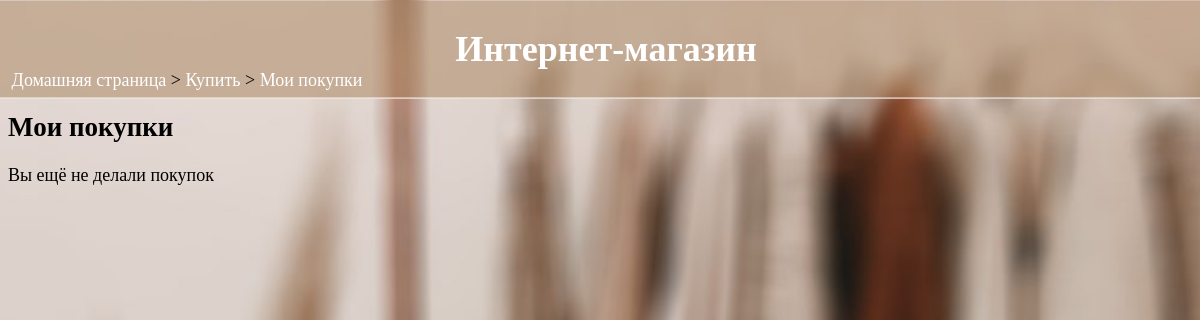
The app's page /buy/purchases/ (signed in), older data.
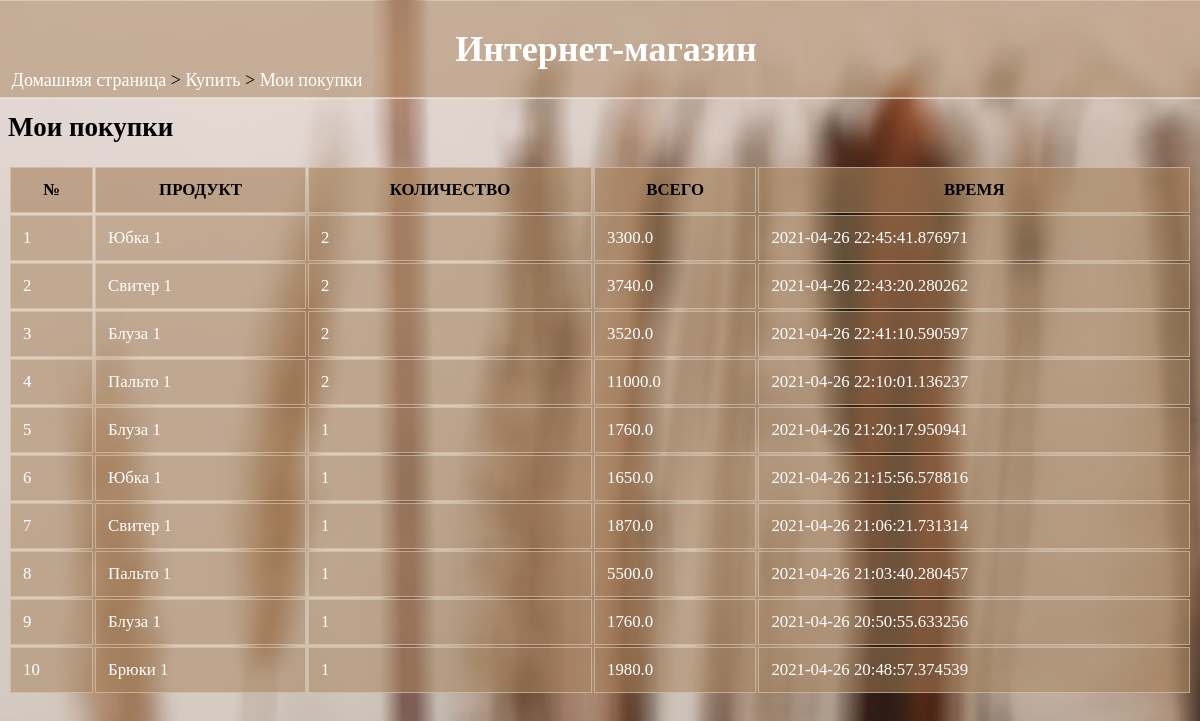
The same page, newer data.
### data/orders.py (models this page shows)
class Order(SqlAlchemyBase):
    __tablename__ = 'orders'
    orderID = sqlalchemy.Column(sqlalchemy.Integer, primary_key=True, autoincrement=True)
    custID = sqlalchemy.Column(sqlalchemy.Integer, sqlalchemy.ForeignKey("users.custID"))
    prodID = sqlalchemy.Column(sqlalchemy.Integer, sqlalchemy.ForeignKey("product.prodID"))
    quantity = sqlalchemy.Column(sqlalchemy.Integer)
    date = sqlalchemy.Column(sqlalchemy.DateTime, default=datetime.datetime.now)
    cost_price = sqlalchemy.Column(sqlalchemy.Float)
    sell_price = sqlalchemy.Column(sqlalchemy.Float)
    status = sqlalchemy.Column(sqlalchemy.Integer)

### data/product.py (models this page shows)
class Product(SqlAlchemyBase, UserMixin):
    __tablename__ = 'product'
    prodID = sqlalchemy.Column(sqlalchemy.Integer, primary_key=True, autoincrement=True)
    name = sqlalchemy.Column(sqlalchemy.String)
    quantity = sqlalchemy.Column(sqlalchemy.Integer)
    category = sqlalchemy.Column(sqlalchemy.String)
    cost_price = sqlalchemy.Column(sqlalchemy.Float)
    sell_price = sqlalchemy.Column(sqlalchemy.Float)
    description = sqlalchemy.Column(sqlalchemy.String)
    sellID = sqlalchemy.Column(sqlalchemy.Integer, sqlalchemy.ForeignKey("sellers.sellID"))

### shop.py (the view)
@app.route("/buy/purchases/")
def my_purchases():
    if 'userid' not in session:
        return redirect(url_for('home'))
    if session['type'] == "Seller":
        abort(403)
    res = customer_purchases(session['userid'])
    return render_template('my_purchases.html', purchases=res)

### data/db_session.py (called while the page is built)
def create_session() -> Session:
    global __factory
    return __factory()

### shop.py (called while the page is built)
def customer_purchases(custID):
    res = []
    db_sess = db_session.create_session()
    o = db_sess.query(Order.prodID, Product.name, Order.quantity, Order.sell_price,
                      Order.date).filter(Order.prodID == Product.prodID, Order.custID == custID,
                                    Order.status == 'RECIEVED').order_by(Order.date.desc()).all()
    if len(o) != 0:
        for i in o:
            res.append(i)
        return res
    else:
        res = ''
        return res

### templates/my_purchases.html (shortened to what this page needs)
<html>
<head>
  <link rel="stylesheet" href="{{url_for('static', filename='main.css')}}">
</head>
<body>
  <div class="sticky">
    <h1>Интернет-магазин</h1>
  </div>
  <div class="nav">
    <p><a href="/">Домашняя страница</a> > <a href="/buy">Купить</a> > <a href="">Мои покупки</a></p>
  </div>
  <h2>Мои покупки</h2>
  {% if purchases|length==0 %}
  <p>Вы ещё не делали покупок</p>
  {% else %}
  <table>
    <tr>
      <th>№</th><th>ПРОДУКТ</th><th>КОЛИЧЕСТВО</th><th>ВСЕГО</th><th>ВРЕМЯ</th>
    </tr>
    {% set cnt={'val':1} %}
    {% for i in purchases %}
    <tr>
      <td>{{cnt['val']}}</td><td><a href="/viewproduct/{{i[0]}}">{{i[1]}}</a></td><td>{{i[2]}}</td>
      <td>{{i[3]}}</td><td>{{i[4]}}</td>
    </tr>
    {% endfor %}
  </table>
  {% endif %}
</body>
</html>

Row changes from the older to the newer data that the page shows:
added Order: val "1", name "Юбка 1", quantity "2", sell_price "3300.0", date "2021-04-26 22:45:41.876971"
added Order: val "2", name "Свитер 1", quantity "2", sell_price "3740.0", date "2021-04-26 22:43:20.280262"
added Order: val "3", name "Блуза 1", quantity "2", sell_price "3520.0", date "2021-04-26 22:41:10.590597"
added Order: val "4", name "Пальто 1", quantity "2", sell_price "11000.0", date "2021-04-26 22:10:01.136237"
added Order: val "5", name "Блуза 1", quantity "1", sell_price "1760.0", date "2021-04-26 21:20:17.950941"
added Order: val "6", name "Юбка 1", quantity "1", sell_price "1650.0", date "2021-04-26 21:15:56.578816"
added Order: val "7", name "Свитер 1", quantity "1", sell_price "1870.0", date "2021-04-26 21:06:21.731314"
now on this page (row edited): Order: val "8", name "Пальто 1", quantity "1", sell_price "5500.0", date "2021-04-26 21:03:40.280457"
now on this page (row edited): Order: val "9", name "Блуза 1", quantity "1", sell_price "1760.0", date "2021-04-26 20:50:55.633256"
now on this page (row edited): Order: val "10", name "Брюки 1", quantity "1", sell_price "1980.0", date "2021-04-26 20:48:57.374539"
Text that changed along with them:
text no longer shown: "Вы ещё не делали покупок"
text now shown: "№ ПРОДУКТ КОЛИЧЕСТВО ВСЕГО ВРЕМЯ"
